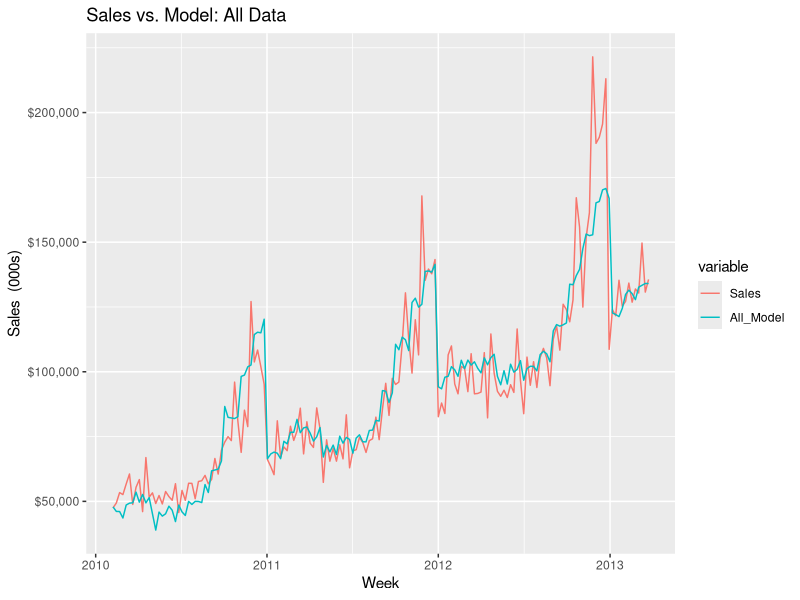
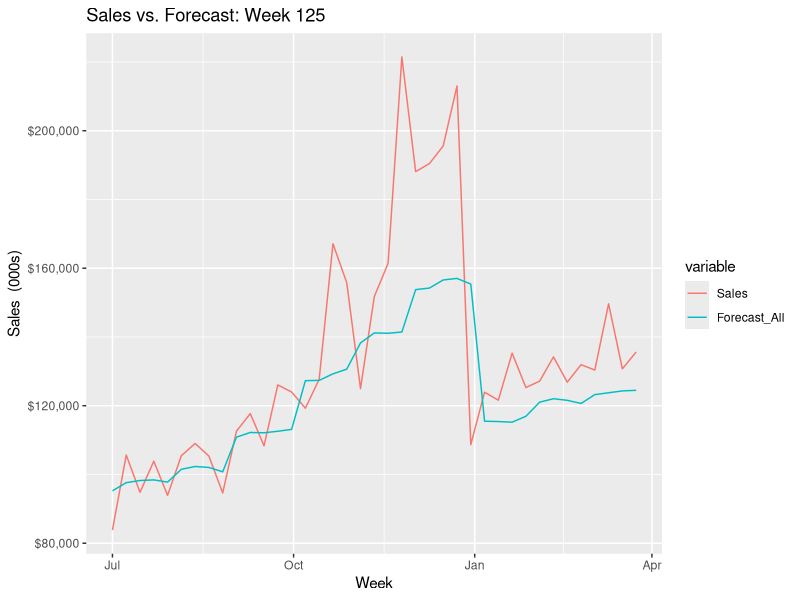

R code for these plots, in order:
## ---- chunk 1
knitr::opts_chunk$set(echo = TRUE, cache = TRUE, fig.align = "center")

options(scipen = 999)

library(dplyr)
library(scales)
library(readxl)
library(ggplot2)
library(reshape2)
library(lubridate)


## ---- chunk 2

# ==================== Regression Example ====================

# Read in Sales Regression data
sr <- read_xlsx("RFundX_2017_M1_2_Sales_Regression.xlsx", "All Data", "A2:C166")

# Create trend column
sr$Trend <- 1:164

# Create matrix columns for months
m <- matrix(0L,nrow = 164, ncol = 12)

# Convert to DF
m <- as.data.frame(m)

# Get vector of column numbers: 1 if true
one <- as.numeric(format(sr$Week,"%m"))

# Place 1 in col from matching month
for (i in 1:164) {
  m[i, one[i]] <- 1
}

# Combine month data
sr <- cbind(sr, m)

# Fit the Linear Model Using all Variables
fitAllModel <- lm(sr$Sales ~ sr$`Total Promos` + sr$Trend + 
            factor(sr$V1) + factor(sr$V2) + factor(sr$V3) + factor(sr$V4) +
            factor(sr$V5) + factor(sr$V6) + factor(sr$V7) + factor(sr$V8) +
            factor(sr$V9) + factor(sr$V10) + factor(sr$V11) + factor(sr$V12))

# Generate predicted values fm linear model
All_Model <- predict(fitAllModel)

# Get Week and Actual Demand/Sales data
srPlot <- sr[,1:2]

# Bind Forecast to Actual data
srPlot <- cbind(srPlot, All_Model)

# Melt data w reshape2 lib
srPlotLong <- melt(srPlot, id="Week")

# Create plot
g <-  ggplot(srPlotLong, aes(x = Week, y=value/1000, color=variable)) + 
  ggtitle("Sales vs. Model: All Data") +
  labs(x="Week", y="Sales  (000s)") +
  geom_line() +
  scale_y_continuous(label = dollar_format(),
      limits = c(min(srPlotLong$value),max(srPlotLong$value))/1000)

# Print plot
g


## ---- chunk 3

# ================ Regression Forecast Example ===============

# Now use only historical data through Week 125
# to generate a forecast for the remaining weeks.

# Remove Week column from data as it is 
# not used as a regression variable
srVars <- sr[,2:16]

# Fit the model using only the first
# 125 weeks of data
fit125 <- lm(Sales ~ ., srVars[1:125,])

# Summarize Linear model (lm)
summary(fit125)

# Generate predicted values from
# the lm for the next 39 weeks
Forecast_All <- predict(fit125, srVars[126:164,])
rm(srVars)

# Get Week 126-164 and Actual Demand/Sales data
srPlot <- sr[126:164,1:2]

# Bind Forecast to Actual data
srPlot <- cbind(srPlot, Forecast_All)

# Melt data w reshape2 lib
srPlotLong <- melt(srPlot, id="Week")
rm(srPlot)

# Create plot
g = ggplot(srPlotLong, aes(x = Week, y=value/1000, color=variable))

g = g + ggtitle("Sales vs. Forecast: Week 125")

g = g + geom_line()

g = g + scale_y_continuous(label = dollar_format(),
                           limits = c(min(srPlotLong$value),max(srPlotLong$value))/1000)

g = g + labs(x="Week", y="Sales  (000s)")

g
rm(g, srPlotLong)


